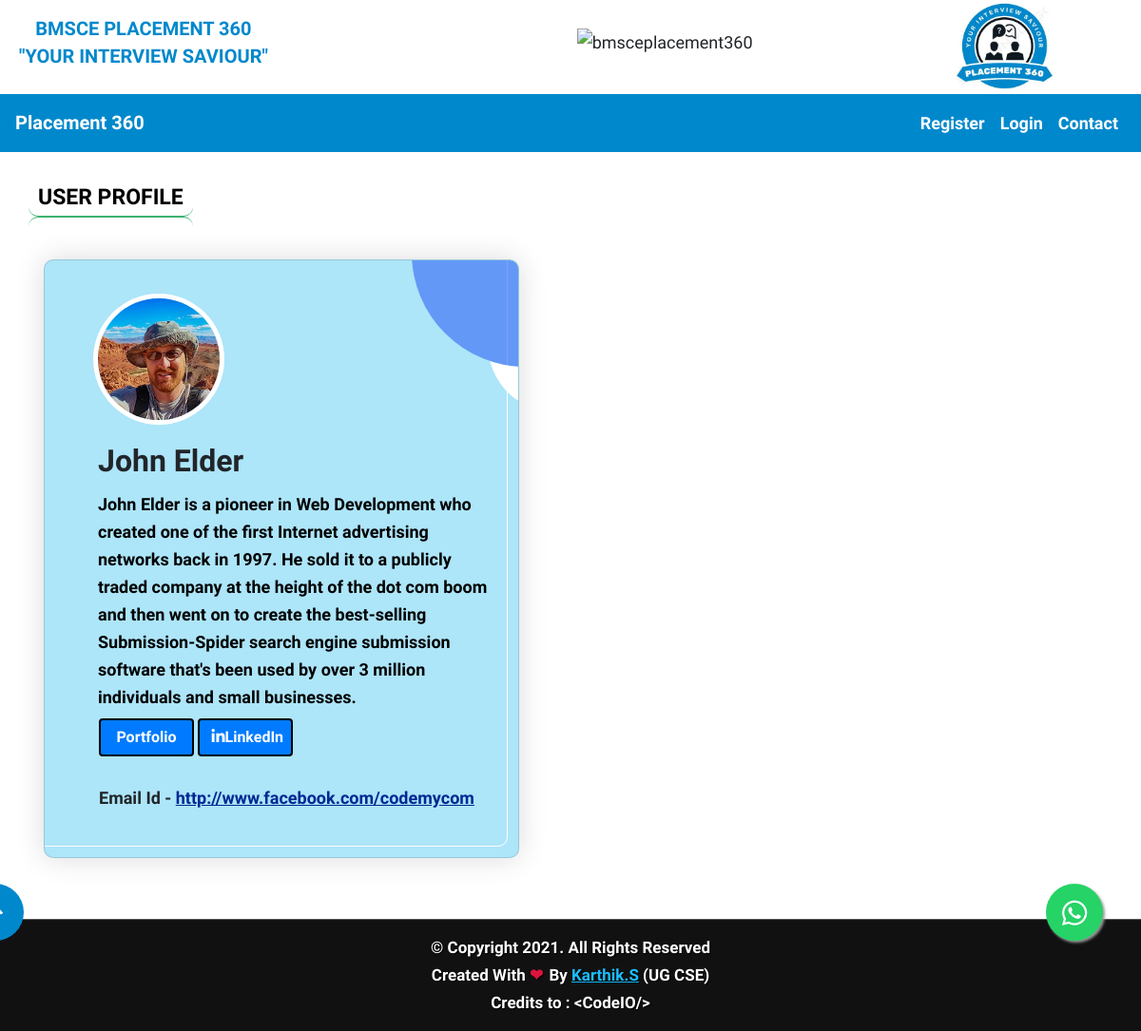
/members/1/profile/, run on the app's committed database.
### theblog/models.py (models this page shows, shortened)
class Profile(models.Model):
	user = models.OneToOneField(User, null=True, on_delete=models.CASCADE)
	bio = models.TextField()
	profile_pic = models.ImageField(null=True, blank=True, upload_to="images/profile/")
	website_url = models.CharField(max_length=255, null=True, blank=True)
	linkedin_url = models.CharField(max_length=255, null=True, blank=True)
	email = models.CharField(max_length=255, null=True, blank=True)

### members/views.py (the view)
# urls.py: path('<int:pk>/profile/', ShowProfilePageView.as_view(), name='show_profile_page'),
class ShowProfilePageView(DetailView):
	model = Profile
	template_name = 'registration/user_profile.html'
	def get_context_data(self, *args, **kwargs):
		context = super(ShowProfilePageView, self).get_context_data(*args, **kwargs)
		page_user = get_object_or_404(Profile, id=self.kwargs['pk'])
		context["page_user"] = page_user
		return context

### members/templates/registration/user_profile.html (shortened to what this page needs)
{% extends 'base.html' %}
{% load static %}
{% block content %}
<h1 class="second"><span>USER PROFILE </span></h1>
<br/><br/>
<div class="card">
    <div class="img">
      {% if page_user.profile_pic %}
      <img src="{{ page_user.profile_pic.url }}" class="card-img">
{% else %}
	<img src="{% static 'theblog/images/default_profile_pic.png' %}" class="card-img">
{% endif %}
    </div>
    <div class="infos">
      <p class="text" style="font-weight:bolder">
	  <h2 class="card-title">
        	{{ page_user.user.first_name }}
			{{ page_user.user.last_name }}
		</h2>
        <span style="font-weight:bolder;color:black">{{ page_user.bio }}</span>
      </p>
     <div class="row">
    <div class="linkdetails">
	 	{% if page_user.website_url %}
         <a href="{{ page_user.website_url }}"><button id="btnClear" class="btn btn-primary btn-md center-block" Style="width: 100px;" OnClick="btnClear_Click" >Portfolio</button></a>
		{% endif %}
		{% if page_user.linkedin_url %}
         <a href="{{ page_user.linkedin_url }}"><button id="btnClear" class="btn btn-primary btn-md center-block" Style="width: 100px;" OnClick="btnClear_Click" > <span  id="icon" class="fa fa-linkedin" aria-hidden="true"><span id="linkedin">LinkedIn</span> </span> </button></a>
		{% endif %} <br > <br >
			{% if page_user.email %}
         Email Id - <a style="text-decoration:underline" href="mailto:{{ page_user.email }}">{{ page_user.email }}</a>
		{% endif %}
     </div>
</div>
    </div>
  </div>
{% endblock %}

### theblog/templates/base.html (style rules this page uses)
.navbar-brand, .nav-link,.navbar-toggler,.navbar-toggler-icon,.collapse,button,#navbarSupportedContent,span { color:black; font-weight:bold; }
.navbar-brand, .nav-link,.navbar-toggler,.navbar-toggler-icon,.collapse,button,#navbarSupportedContent,span { color:white; font-weight:bold; }

### members/templates/registration/user_profile.html (style rules this page uses)
* { margin: 0; padding: 0; box-sizing: border-box; }
.card::after, .card img { border-radius: 50%; }
.card, .stats { display: flex; }
.card { padding: 2.5rem 2rem; border-radius: 10px; background-color: rgba(255, 255, 255, .5); max-width: 500px; box-shadow: 0 0 30px rgba(0, 0, 0, .15); margin: 1rem; position: relative; transform-style: preserve-3d; overflow: hidden; background-color: #ADE5F9; }
.card::before, .card::after { content: ''; position: absolute; z-index: -1; }
.card::before { width: 100%; height: 100%; border: 1px solid #FFF; border-radius: 10px; top: -.7rem; left: -.7rem; }
.card::after { height: 15rem; width: 15rem; background-color: #4172f5aa; top: -8rem; right: -8rem; box-shadow: 2rem 6rem 0 -3rem #FFF }
.card img { width: 8rem; min-width: 80px; box-shadow: 0 0 0 5px #FFF; margin-left:1.5rem }
.infos { margin-left: 1.5rem; margin-top: 1.5rem; }
.text { font-size: .9rem; font-weight:bolder margin-bottom: 1rem; }
a,.btn { font-weight:bolder; }
body { align-items: center; justify-content: center; }
.card-title { font-weight:bolder }
.linkdetails { margin:0.5rem; font-weight:bolder; margin-left: 1rem; }
#linkedin { color:white; font-weight:bolder; margin-left:0.6rem margin-right:0.5rem }
#icon { color:white; margin-right:0.3rem }

### data on the page
Profile: profile_pic (picture), user.first_name "John", user.last_name "Elder", bio "John Elder is a pioneer in Web Development who created one of the first Internet advertising networks back in 1997. He sold it to a publicly traded company at the height of the dot com boom and then went on to create the best-selling Submission-Spider search engine submission software that's been used by over 3 million individuals and small businesses.", email "http://www.facebook.com/codemycom"
